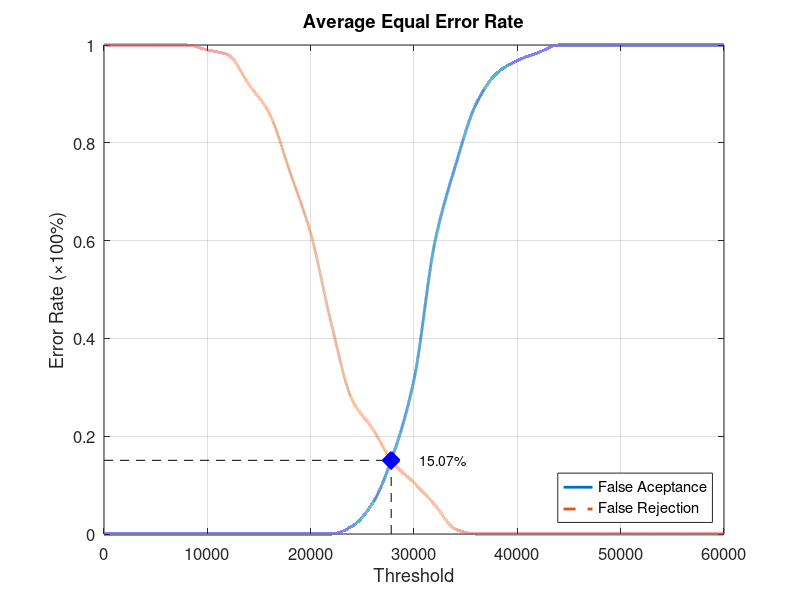
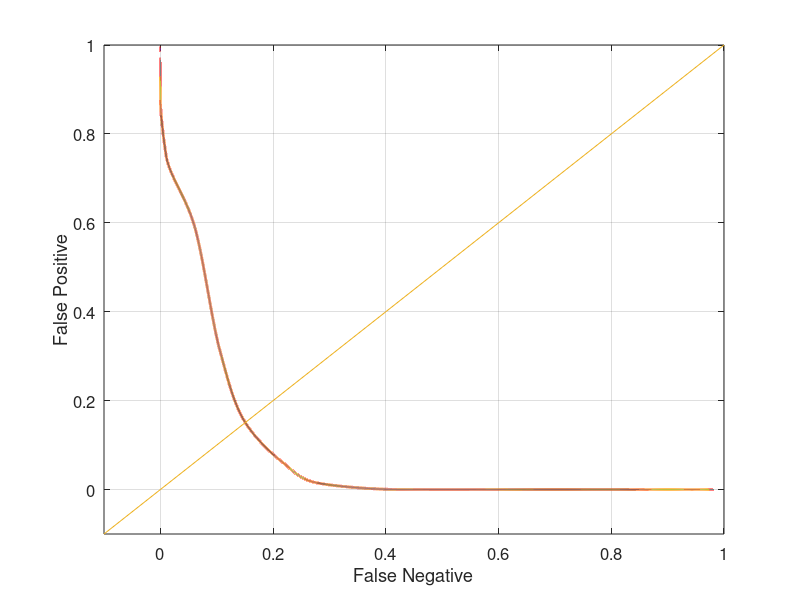

MATLAB code to generate these figures, in order:
function yEER = Database5_3
close all;
clear;
clc;
x = 0:2000:60000;
xq = 0:0.5:60000;

y0 = [0 0 0 0 0 0 0 0 0 0 0 0 0.0157895 0.0631579 0.163158 0.315789 0.594737 0.752632 0.878947 0.942105 0.968421 0.984211 1 1 1 1 1 1 1 1 1];
yy0 = interp1(x, y0, xq, 'pchip');
y1 = [1 1 1 1 1 0.99 0.98 0.92 0.86 0.74 0.615 0.43 0.275 0.215 0.145 0.105 0.06 0.01 0 0 0 0 0 0 0 0 0 0 0 0 0];
yy1 = interp1(x, y1, xq, 'pchip');

% Calculating EER: 
y2 = abs(y0 - y1);
find(y2 == min(y2))
yy2 = abs(yy0 - yy1);
xEER = find(yy2 == min(yy2));
xEERIndex = xq(xEER) % X-axis EER
yEER = yy0(xEER) % Y-axis EER

main = figure
plot(xq, yy0,'-','LineWidth', 2);	hold on
plot(xq, yy1,'--','LineWidth', 2);	hold on
plot([xEERIndex xEERIndex], [0 yEER], 'k--');	hold on
plot([0 xEERIndex], [yEER yEER], 'k--');	hold on
plot(xEERIndex, yEER, 'bx', 'LineWidth', 10);	hold on
text(xEERIndex + 10 * xEERIndex / 100, yEER, [num2str(round((10000 * yEER)) / 100) '%'])
legend('False Aceptance', 'False Rejection', 'Location', 'SouthEast')
xlabel('Threshold')
ylabel('Error Rate (\times100%)')
title('Average Equal Error Rate')
set(gca, 'FontSize', 12)
axis([0 60000 0 1])
grid on

print(main, 'Database5_3Main', '-dpng');
FNRxFPR = figure('Color', [1 1 1]);
plot(yy1, yy0, '-', yy1, yy0, 'LineWidth', 2);
hold on
y = -0.1:0.1:1
plot(y, y); 
set(gca, 'FontSize', 12)
xlabel('False Negative')
ylabel('False Positive')
axis([-0.1 1 -0.1 1])
set(gca, 'FontSize', 12)
grid on

print(FNRxFPR, 'Database5_3FNRxFPR','-dpng');
end
